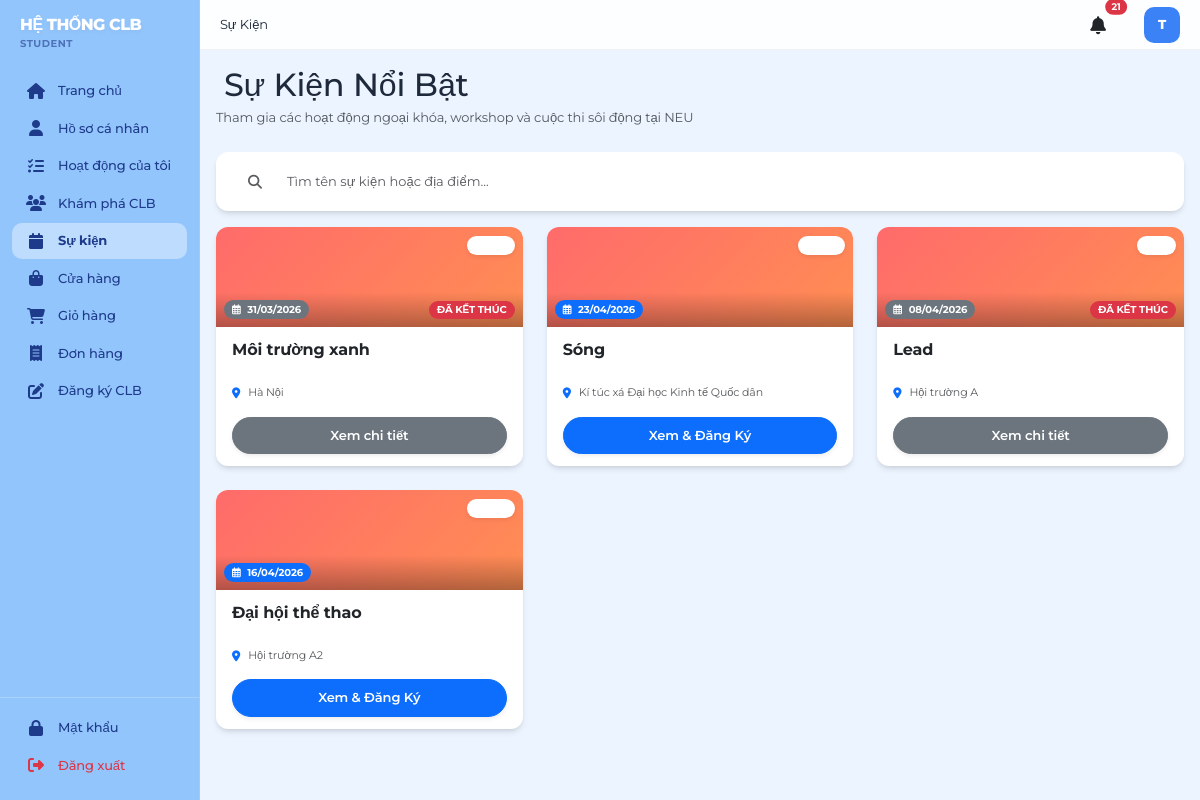
The app's page /student/events (signed in) with its own data.
### models.py (models this page shows, shortened)
class User(db.Model):
    __tablename__ = 'users'
    id = db.Column(db.Integer, primary_key=True)
    username = db.Column(db.String(120), unique=True, nullable=False)
    email = db.Column(db.String(120), unique=True, nullable=False)
    password_hash = db.Column(db.String(255), nullable=False)
    user_type = db.Column(db.String(20), nullable=False)  # student, club, admin
    status = db.Column(db.String(20), default=STATUS_ACTIVE)  # active, inactive
    created_at = db.Column(db.DateTime, default=datetime.utcnow)
    updated_at = db.Column(db.DateTime, default=datetime.utcnow, onupdate=datetime.utcnow)
    student_profile = db.relationship('Student', backref='user', uselist=False, cascade='all, delete-orphan')
    club_profile = db.relationship('Club', backref='user', uselist=False, cascade='all, delete-orphan', foreign_keys='Club.user_id')
    def is_student(self):
        return self.user_type == USER_TYPE_STUDENT
    def is_club(self):
        return self.user_type == USER_TYPE_CLUB

class Event(db.Model):
    __tablename__ = 'events'
    id = db.Column(db.Integer, primary_key=True)
    club_id = db.Column(db.Integer, db.ForeignKey('clubs.id'), nullable=False)
    event_name = db.Column(db.String(200), nullable=False)
    description = db.Column(db.Text)
    start_date = db.Column(db.DateTime, nullable=False)
    end_date = db.Column(db.DateTime)
    location = db.Column(db.String(255))
    max_participants = db.Column(db.Integer)
    status = db.Column(db.String(20), default=STATUS_PENDING)  # pending, approved, active, completed, cancelled
    thumbnail_url = db.Column(db.String(255))
    check_in_code = db.Column(db.String(10), unique=True)  # Secret code for CICO
    achievement_points = db.Column(db.Integer, default=5)  # Points rewarded for attendance
    created_at = db.Column(db.DateTime, default=datetime.utcnow)
    updated_at = db.Column(db.DateTime, default=datetime.utcnow, onupdate=datetime.utcnow)
    registrations = db.relationship('EventRegistration', backref='event', cascade='all, delete-orphan')
    @property
    def is_ended(self):
        now = datetime.utcnow()
        if self.end_date:
            return now > self.end_date
        return now > self.start_date

### app.py (the view)
@app.route('/student/events')
@login_required
def student_events():
    if not current_user.is_student():
        return redirect(url_for('index'))
    events = Event.query.filter_by(status=STATUS_APPROVED).all()
    return render_template('student/events.html', events=events)

### templates/student/events.html (shortened to what this page needs)
{% extends "base.html" %}
{% block page_title %}Sự Kiện{% endblock %}
{% block content %}
<div class="d-flex justify-content-between align-items-end mb-4 flex-wrap gap-3">
    <div>
        <h2 class="page-title mb-1">Sự Kiện Nổi Bật</h2>
        <p class="text-muted mb-0">Tham gia các hoạt động ngoại khóa, workshop và cuộc thi sôi động tại NEU</p>
    </div>
</div>
<div class="card border-0 mb-3 shadow-sm overflow-hidden" style="border-radius: 12px !important;">
    <div class="card-body p-2">
        <div class="row g-3">
            <div class="col-12">
                <div class="input-group border-0 shadow-none">
                    <span class="input-group-text bg-transparent border-0 px-3"><i class="fas fa-search text-muted small"></i></span>
                    <input type="text" class="form-control border-0 bg-transparent py-2" placeholder="Tìm tên sự kiện hoặc địa điểm..." id="searchInput">
                </div>
            </div>
        </div>
    </div>
</div>
{% if events %}
<div class="row g-4" id="eventGrid">
    {% for event in events %}
    <div class="col-md-6 col-xl-4 event-item">
        <div class="card h-100 border-0 overflow-hidden shadow-sm">
            <div class="position-relative" style="height: 100px; background: linear-gradient(135deg, #FF6B6B 0%, #FF8E53 100%);">
                <div class="position-absolute top-0 end-0 p-2">
                    <span class="badge bg-white bg-opacity-20 text-white rounded-pill px-2 py-1 small backdrop-blur-sm shadow-sm" style="font-size: 10px;">
                        <i class="fas fa-users me-1"></i> {{ event.max_participants or '?' }}
                    </span>
                </div>
                <div class="position-absolute bottom-0 start-0 p-2 w-100 bg-gradient-dark d-flex justify-content-between align-items-center">
                    <span class="badge {{ 'bg-secondary' if event.is_ended else 'bg-primary' }} text-white rounded-pill px-2 py-1 small fw-bold" style="font-size: 10px;">
                        <i class="far fa-calendar-alt me-1"></i>
                        {{ event.start_date.strftime('%d/%m/%Y') if event.start_date else 'Sắp tới' }}
                    </span>
                    {% if event.is_ended %}
                    <span class="badge bg-danger text-white rounded-pill px-2 py-1 small fw-bold" style="font-size: 10px;">
                        ĐÃ KẾT THÚC
                    </span>
                    {% endif %}
                </div>
            </div>
            <div class="card-body p-3 d-flex flex-column">
                <h6 class="fw-bold mb-2 text-truncate-2" style="line-height: 1.4; height: 2.3rem;">
                    <a href="{{ url_for('event_detail', event_id=event.id) }}" class="text-dark text-decoration-none hover-primary">{{ event.event_name }}</a>
                </h6>
                <div class="d-flex flex-column gap-1 mb-3">
                    <div class="text-muted d-flex align-items-center" style="font-size: 11px;">
                        <i class="fas fa-map-marker-alt text-primary me-2 w-15"></i>
                        <span class="text-truncate">{{ event.location or 'Trực tuyến' }}</span>
                    </div>
                </div>
                <div class="mt-auto">
                    {% if event.is_ended %}
                    <a href="{{ url_for('event_detail', event_id=event.id) }}" class="btn btn-secondary w-100 py-2 rounded-pill shadow-sm hvr-grow small">
                        Xem chi tiết
                    </a>
                    {% else %}
                    <a href="{{ url_for('event_detail', event_id=event.id) }}" class="btn btn-primary w-100 py-2 rounded-pill shadow-sm hvr-grow small">
                        Xem & Đăng Ký
                    </a>
                    {% endif %}
                </div>
            </div>
        </div>
    </div>
    {% endfor %}
</div>
{% endif %}
<link rel="stylesheet" href="{{ url_for('static', filename='css/student/events.css') }}">
{% endblock %}

### templates/base.html (shortened to what this page needs)
<!DOCTYPE html>
<html lang="vi">
<head>
    <link href="https://cdn.jsdelivr.net/npm/bootstrap@5.3.0/dist/css/bootstrap.min.css" rel="stylesheet">
    <link rel="stylesheet" href="https://cdnjs.cloudflare.com/ajax/libs/font-awesome/6.4.0/css/all.min.css">
<link rel="stylesheet" href="{{ url_for('static', filename='css/style.css') }}">
</head>
<body>
    <div class="layout">
        {% if not hide_sidebar %}
        <div class="sidebar">
            <div class="logo">
                <h5>HỆ THỐNG CLB</h5>
                <p>{% if current_user.is_authenticated %}{{ current_user.user_type }}{% else %}Sinh viên{% endif %}</p>
            </div>
            <nav class="sidebar-nav">
                {% if current_user.is_authenticated %}
                    {% if current_user.is_student() %}
                        <div class="nav-item">
                            <a href="{{ url_for('student_dashboard') }}" class="nav-link {% if request.endpoint == 'student_dashboard' %}active{% endif %}">
                                <i class="fas fa-home"></i> Trang chủ
                            </a>
                        </div>
                        <div class="nav-item">
                            <a href="{{ url_for('student_profile') }}" class="nav-link {% if request.endpoint and 'profile' in request.endpoint %}active{% endif %}">
                                <i class="fas fa-user"></i> Hồ sơ cá nhân
                            </a>
                        </div>
                        <div class="nav-item">
                            <a href="{{ url_for('student_activities') }}" class="nav-link {% if request.endpoint == 'student_activities' %}active{% endif %}">
                                <i class="fas fa-tasks"></i> Hoạt động của tôi
                            </a>
                        </div>
                        <div class="nav-item">
                            <a href="{{ url_for('student_clubs') }}" class="nav-link {% if request.endpoint == 'student_clubs' %}active{% endif %}">
                                <i class="fas fa-users"></i> Khám phá CLB
                            </a>
                        </div>
                        <div class="nav-item">
                            <a href="{{ url_for('student_events') }}" class="nav-link {% if request.endpoint == 'student_events' %}active{% endif %}">
                                <i class="fas fa-calendar"></i> Sự kiện
                            </a>
                        </div>
                        <div class="nav-item">
                            <a href="{{ url_for('products_list') }}" class="nav-link {% if 'product' in request.endpoint|string %}active{% endif %}">
                                <i class="fas fa-shopping-bag"></i> Cửa hàng
                            </a>
                        </div>
                        <div class="nav-item">
                            <a href="{{ url_for('cart') }}" class="nav-link {% if request.endpoint == 'cart' %}active{% endif %}">
                                <i class="fas fa-shopping-cart"></i> Giỏ hàng
                            </a>
                        </div>
                        <div class="nav-item">
                            <a href="{{ url_for('orders_list') }}" class="nav-link {% if request.endpoint == 'orders_list' %}active{% endif %}">
                                <i class="fas fa-receipt"></i> Đơn hàng
                            </a>
                        </div>
                        <div class="nav-item">
                            <a href="{{ url_for('student_club_register') }}" class="nav-link {% if request.endpoint == 'student_club_register' %}active{% endif %}">
                                <i class="fas fa-edit"></i> Đăng ký CLB
                            </a>
                        </div>
                    {% endif %}
                {% endif %}
            </nav>
            {% if current_user.is_authenticated %}
            <div class="sidebar-footer">
                <div class="nav-item">
                    <a href="{{ url_for('change_credentials') }}" class="nav-link {% if request.endpoint == 'change_credentials' %}active{% endif %}">
                        <i class="fas fa-lock"></i> Mật khẩu
                    </a>
                </div>
                <div class="nav-item">
                    <a href="{{ url_for('logout') }}" class="nav-link text-danger">
                        <i class="fas fa-sign-out-alt"></i> Đăng xuất
                    </a>
                </div>
            </div>
            {% endif %}
        </div>
        {% endif %}
        <div class="main-container {% if hide_sidebar %}no-sidebar{% endif %}">
            {% if not hide_sidebar %}
            <div class="top-header">
                <div class="header-left">
                    {% block page_title %}{% endblock %}
                </div>
                <div class="header-right">
                    <a href="{{ url_for('notifications_list') }}" class="notification-icon position-relative text-dark text-decoration-none me-3">
                        <i class="fas fa-bell"></i>
                        {% if unread_count > 0 %}
                        <span class="position-absolute top-0 start-100 translate-middle badge rounded-pill bg-danger" style="font-size: 0.6rem; padding: 0.35em 0.65em; border: 2px solid #fff;">
                            {{ unread_count if unread_count < 100 else '99+' }}
                        </span>
                        {% endif %}
                    </a>
                    {% if current_user.is_authenticated %}
                        {% set avatar = None %}
                        {% if current_user.is_student() and current_user.student_profile and current_user.student_profile.avatar_url %}
                            {% set avatar = current_user.student_profile.avatar_url %}
                        {% elif current_user.is_club() and current_user.club_profile and current_user.club_profile.logo_url %}
                            {% set avatar = current_user.club_profile.logo_url %}
                        {% endif %}
                        {% if avatar %}
                        <div class="user-avatar border border-2 shadow-sm" title="{{ current_user.username }}">
                            <img src="{{ avatar }}" alt="Avatar" style="width: 100%; height: 100%; object-fit: cover; border-radius: 50%;">
                        </div>
                        {% else %}
                        <div class="user-avatar" title="{{ current_user.username or 'User' }}">
                            {{ (current_user.username[0].upper() if current_user.username else '?') }}
                        </div>
                        {% endif %}
                    {% endif %}
                </div>
            </div>
            {% endif %}
            <div class="content-area">
                {% block content %}{% endblock %}
            </div>
        </div>
    </div>
</body>
</html>

### records on screen
User: user_type "STUDENT", username "T"
Event: start_date "31/03/2026", shows "ĐÃ KẾT THÚC", event_name "Môi trường xanh", location "Hà Nội"
Event: start_date "23/04/2026", event_name "Sóng", location "Kí túc xá Đại học Kinh tế Quốc dân"
Event: start_date "08/04/2026", shows "ĐÃ KẾT THÚC", event_name "Lead", location "Hội trường A"
Event: start_date "16/04/2026", event_name "Đại hội thể thao", location "Hội trường A2"

### other values on screen
{{ unread_count if unread_count < 100 else '99+' }} "21"
